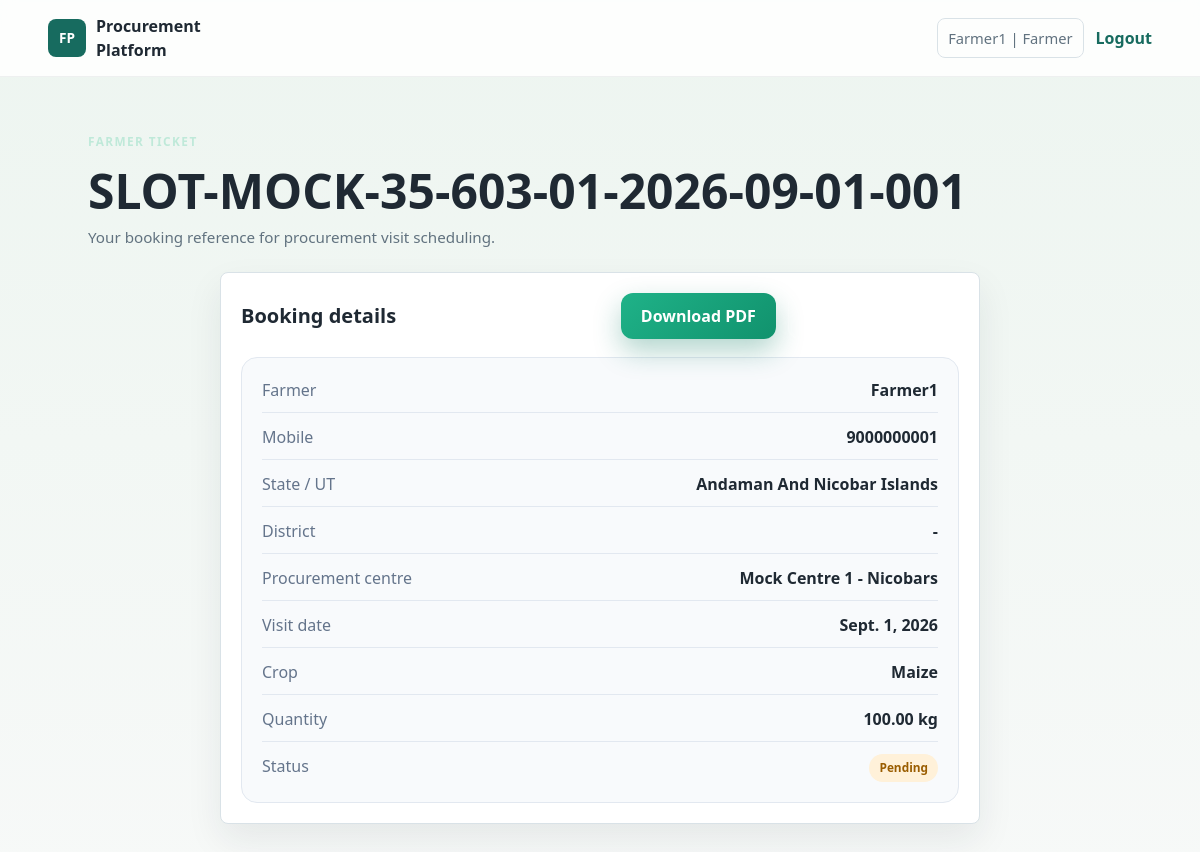
/procurement/booking/3/ticket/ (signed in), run on the app's committed database.
### accounts/models.py (models this page shows, shortened)
class User(AbstractBaseUser, PermissionsMixin):
    class Role(models.TextChoices):
        FARMER = "farmer", "Farmer"
        STAFF = "staff", "Procurement Centre Staff"
        ADMIN = "admin", "Administrator"
    mobile = models.CharField(max_length=15, unique=True)
    first_name = models.CharField(max_length=50, blank=True, default="")
    last_name = models.CharField(max_length=50, blank=True, default="")
    role = models.CharField(max_length=20, choices=Role.choices, default=Role.FARMER)
    is_active = models.BooleanField(default=True)
    is_staff = models.BooleanField(default=False)
    date_joined = models.DateTimeField(default=timezone.now)
    objects = UserManager()
    USERNAME_FIELD = "mobile"
    REQUIRED_FIELDS = []
    @property
    def full_name(self):
        names = [self.first_name, self.last_name]
        return " ".join(part for part in names if part).strip() or self.mobile

### procurement/models.py (models this page shows, shortened)
class TimeStampedModel(models.Model):
    created_at = models.DateTimeField(default=timezone.now)
    updated_at = models.DateTimeField(auto_now=True)
    class Meta:
        abstract = True

class ProcurementRequest(TimeStampedModel):
    class Status(models.TextChoices):
        PENDING = "pending", "Pending"
        ALLOCATED = "allocated", "Allocated"
        VERIFIED = "verified", "Verified"
        COMPLETED = "completed", "Completed"
    farmer = models.ForeignKey(
        settings.AUTH_USER_MODEL,
        on_delete=models.CASCADE,
        related_name="procurement_requests",
    )
    district = models.ForeignKey(
        District,
        on_delete=models.PROTECT,
        related_name="procurement_requests",
        null=True,
        blank=True,
    )
    centre = models.ForeignKey(
        "ProcurementCentre",
        on_delete=models.PROTECT,
        related_name="procurement_requests",
        null=True,
        blank=True,
    )
    crop = models.CharField(max_length=100)
    quantity = models.DecimalField(max_digits=10, decimal_places=2)
    preferred_date = models.DateField()
    ticket_number = models.PositiveIntegerField(null=True, blank=True, db_index=True)
    status = models.CharField(max_length=20, choices=Status.choices, default=Status.PENDING)
    class Meta:
        ordering = ["-created_at"]
        indexes = [models.Index(fields=["status", "preferred_date"])]
        constraints = [
            models.UniqueConstraint(fields=["centre", "preferred_date", "ticket_number"], name="unique_centre_date_ticket"),
        ]
    @property
    def state(self):
        if self.district_id:
            return self.district.state
        if self.centre_id:
            return self.centre.state
        return None
    @property
    def token_number(self):
        if self.ticket_number and self.preferred_date and self.centre_id:
            centre_code = getattr(self.centre, 'code', 'CENTRE')
            return f"SLOT-{centre_code}-{self.preferred_date.isoformat()}-{self.ticket_number:03d}"
        return f"FPR-{self.pk:04d}" if self.pk else "FPR-NEW"
    @property
    def scheduled_visit_date(self):
        return self.preferred_date

class ProcurementCentre(TimeStampedModel):
    code = models.CharField(max_length=50, unique=True, db_index=True)
    name = models.CharField(max_length=200)
    state = models.ForeignKey(State, on_delete=models.PROTECT, related_name="procurement_centres", null=True, blank=True)
    district = models.ForeignKey(District, on_delete=models.PROTECT, related_name="procurement_centres", null=True, blank=True)
    agency = models.CharField(max_length=150, blank=True, default="")
    crop = models.CharField(max_length=100, blank=True, default="")
    season = models.CharField(max_length=80, blank=True, default="")
    address = models.CharField(max_length=255, blank=True, default="")
    pincode = models.CharField(max_length=10, blank=True, default="")
    latitude = models.DecimalField(max_digits=9, decimal_places=6, null=True, blank=True)
    longitude = models.DecimalField(max_digits=9, decimal_places=6, null=True, blank=True)
    is_active = models.BooleanField(default=True)
    slots_per_day = models.PositiveIntegerField(null=True, blank=True, help_text="If set, maximum tickets per day for this centre. Null = unlimited")
    class Meta:
        ordering = ["state__name", "district__name", "name"]
        indexes = [
            models.Index(fields=["state", "district", "name"]),
            models.Index(fields=["state", "name"]),
            models.Index(fields=["code"]),
            models.Index(fields=["agency", "name"]),
        ]

class State(TimeStampedModel):
    name = models.CharField(max_length=150, unique=True)
    lgd_code = models.PositiveIntegerField(unique=True, db_index=True)
    is_active = models.BooleanField(default=True)
    class Meta:
        ordering = ["name"]
        indexes = [models.Index(fields=["name"])]
    def __str__(self):
        return self.name

### procurement/views.py (the view)
# urls.py: path("booking/<int:pk>/ticket/", FarmerTicketView.as_view(), name="farmer_ticket"),
class FarmerTicketView(RoleRequiredMixin, TemplateView):
    required_role = User.Role.FARMER
    template_name = "procurement/farmer_ticket.html"
    def get_context_data(self, pk, **kwargs):
        context = super().get_context_data(**kwargs)
        booking = get_object_or_404(
            ProcurementRequest.objects.select_related("farmer", "centre", "district__state"),
            pk=pk,
            farmer=self.request.user,
        )
        context["booking"] = booking
        return context

### procurement/views.py (called while the page is built)
    def dispatch(self, request, *args, **kwargs):
        if not request.user.is_authenticated:
            return self.handle_no_permission()
        if self.required_role and request.user.role != self.required_role:
            return redirect("accounts:dashboard")
        return super().dispatch(request, *args, **kwargs)

### procurement/templates/procurement/farmer_ticket.html (shortened to what this page needs)
{% extends "base.html" %}
{% block content %}
<section class="dashboard-head" aria-labelledby="ticket-title">
    <p class="eyebrow">Farmer ticket</p>
    <h1 id="ticket-title">{{ booking.token_number }}</h1>
    <p class="dashboard-subtitle">Your booking reference for procurement visit scheduling.</p>
</section>
<section class="work-panel" aria-labelledby="ticket-details-title" style="max-width: 760px; margin: 0 auto;">
    <div style="display:flex; justify-content:space-between; align-items:center; gap:12px; flex-wrap:wrap; margin-bottom:18px;">
        <h2 id="ticket-details-title" style="margin:0;">Booking details</h2>
        <div class="action-row">
            <a class="primary-button" href="{% url 'procurement:farmer_ticket_pdf' booking.pk %}">Download PDF</a>
            <a class="secondary-button" href="{% url 'procurement:farmer_booking_create' %}">Back to booking</a>
        </div>
    </div>
    <div style="display:grid; gap:12px; border:1px solid #e2e8f0; border-radius:16px; padding:20px; background:#f8fafc;">
        <div style="display:flex; justify-content:space-between; gap:16px; border-bottom:1px solid #e2e8f0; padding-bottom:10px;">
            <span style="color:#64748b;">Farmer</span>
            <strong>{{ booking.farmer.full_name|default:booking.farmer.mobile }}</strong>
        </div>
        <div style="display:flex; justify-content:space-between; gap:16px; border-bottom:1px solid #e2e8f0; padding-bottom:10px;">
            <span style="color:#64748b;">Mobile</span>
            <strong>{{ booking.farmer.mobile }}</strong>
        </div>
        <div style="display:flex; justify-content:space-between; gap:16px; border-bottom:1px solid #e2e8f0; padding-bottom:10px;">
            <span style="color:#64748b;">State / UT</span>
            <strong>{{ booking.state|default:"-" }}</strong>
        </div>
        <div style="display:flex; justify-content:space-between; gap:16px; border-bottom:1px solid #e2e8f0; padding-bottom:10px;">
            <span style="color:#64748b;">District</span>
            <strong>{{ booking.district|default:"-" }}</strong>
        </div>
        <div style="display:flex; justify-content:space-between; gap:16px; border-bottom:1px solid #e2e8f0; padding-bottom:10px;">
            <span style="color:#64748b;">Procurement centre</span>
            <strong>{{ booking.centre.name|default:"Waiting for assignment" }}</strong>
        </div>
        <div style="display:flex; justify-content:space-between; gap:16px; border-bottom:1px solid #e2e8f0; padding-bottom:10px;">
            <span style="color:#64748b;">Visit date</span>
            <strong>{{ booking.scheduled_visit_date }}</strong>
        </div>
        <div style="display:flex; justify-content:space-between; gap:16px; border-bottom:1px solid #e2e8f0; padding-bottom:10px;">
            <span style="color:#64748b;">Crop</span>
            <strong>{{ booking.crop }}</strong>
        </div>
        <div style="display:flex; justify-content:space-between; gap:16px; border-bottom:1px solid #e2e8f0; padding-bottom:10px;">
            <span style="color:#64748b;">Quantity</span>
            <strong>{{ booking.quantity }} kg</strong>
        </div>
        <div style="display:flex; justify-content:space-between; gap:16px;">
            <span style="color:#64748b;">Status</span>
            <span class="status-chip status-{{ booking.status }}">{{ booking.get_status_display }}</span>
        </div>
    </div>
</section>
{% endblock %}

### templates/base.html (shortened to what this page needs)
{% load static %}
<!doctype html>
<html lang="en">
<head>
    <link rel="stylesheet" href="{% static 'css/app.css' %}">
</head>
<body>
    <header class="topbar">
        <a class="brand" href="{% url 'home' %}">
            <span class="brand-mark">FP</span>
            <span>Procurement Platform</span>
        </a>
        <nav class="nav-actions" aria-label="Primary navigation">
            {% if user.is_authenticated %}
                <span class="user-pill">{{ user.full_name|default:user.mobile }} | {{ user.get_role_display }}</span>
                <form action="{% url 'accounts:logout' %}" method="post" class="logout-form">
                    <button type="submit" class="text-button">Logout</button>
                </form>
            {% else %}
                <a href="{% url 'accounts:farmer_login' %}">Farmer Login</a>
                <a class="nav-button" href="{% url 'accounts:farmer_register' %}">Register as Farmer</a>
            {% endif %}
        </nav>
    </header>
    <main class="page-shell">
        {% block content %}{% endblock %}
    </main>
</body>
</html>

### static/css/app.css (style rules this page uses)
:root { --page: #f5f7f4; --surface: #ffffff; --ink: #1f2933; --muted: #61727f; --line: #d9e2e7; --primary: #176b5f; --primary-dark: #0f4f46; --accent: #c58b1f; --blue: #315c99; --danger: #b42318; --shadow: 0 16px 36px rgba(31, 41, 51, 0.08); }
* { box-sizing: border-box; }
body { margin: 0; background: linear-gradient(180deg, #edf5f0 0%, #f7f9f8 100%); color: var(--ink); font-family: "Segoe UI", "Inter", Arial, sans-serif; line-height: 1.5; }
button, input, select { font: inherit; }
a { color: var(--primary); font-weight: 700; text-decoration: none; }
.topbar { align-items: center; background: rgba(255, 255, 255, 0.85); backdrop-filter: blur(8px); border-bottom: 1px solid rgba(15, 30, 45, 0.06); display: flex; gap: 24px; justify-content: space-between; min-height: 72px; padding: 14px clamp(16px, 4vw, 48px); position: sticky; top: 0; z-index: 30; }
.brand { align-items: center; color: var(--ink); display: inline-flex; gap: 10px; min-width: 0; }
.brand-mark { align-items: center; background: var(--primary); border-radius: 8px; color: #ffffff; display: inline-flex; flex: 0 0 38px; font-size: 0.85rem; font-weight: 800; height: 38px; justify-content: center; }
.nav-actions { align-items: center; display: flex; flex-wrap: wrap; gap: 12px; justify-content: flex-end; }
.nav-button, .primary-button, .text-button { border: 0; border-radius: 8px; cursor: pointer; display: inline-flex; font: inherit; font-weight: 800; justify-content: center; min-height: 42px; padding: 10px 16px; }
.nav-button, .primary-button { background: var(--primary); color: #ffffff; }
.text-button { background: transparent; color: var(--primary); padding-inline: 0; }
.logout-form { margin: 0; }
.user-pill { border: 1px solid var(--line); border-radius: 8px; color: var(--muted); font-size: 0.92rem; max-width: 100%; overflow-wrap: anywhere; padding: 8px 10px; }
.page-shell { margin: 0 auto; max-width: 1120px; padding: clamp(24px, 5vw, 56px) clamp(16px, 4vw, 48px); }
.auth-panel, .work-panel, .metric-card { background: var(--surface); border: 1px solid var(--line); border-radius: 8px; box-shadow: var(--shadow); }
.eyebrow { color: var(--accent); font-size: 0.78rem; font-weight: 800; letter-spacing: 0; margin: 0 0 8px; text-transform: uppercase; }
h1, h2, p { margin-top: 0; }
h1 { font-size: clamp(2rem, 4vw, 3rem); line-height: 1.1; margin-bottom: 20px; }
h2 { font-size: 1.25rem; margin-bottom: 16px; }
.field-help, .field-error, .form-error, .auth-switch, .dashboard-subtitle, .metric-card p { color: var(--muted); font-size: 0.95rem; }
.dashboard-head { margin-bottom: 24px; }
.dashboard-head h1 { margin-bottom: 8px; }
.dashboard-subtitle { margin-bottom: 0; }
.work-panel { padding: 20px; }
.status-chip { border-radius: 999px; display: inline-block; font-size: 0.74rem; font-weight: 700; padding: 5px 10px; }
.status-pending { background: #fff1d9; color: #9a5d00; }
.action-row { display: flex; flex-wrap: wrap; gap: 12px; }
.eyebrow { color: #bfe9d9; font-size: 0.74rem; font-weight: 800; letter-spacing: 0.12em; margin-bottom: 14px; text-transform: uppercase; }
.primary-button, .secondary-button, .portal-link { border-radius: 12px; display: inline-flex; align-items: center; justify-content: center; font-weight: 800; min-height: 46px; padding: 0 20px; transition: transform 0.2s ease, box-shadow 0.2s ease, background 0.2s ease; }
.primary-button { background: linear-gradient(135deg, #1fb288, #11926d); border: 0; color: #ffffff; box-shadow: 0 12px 28px rgba(16, 124, 99, 0.32); }
.secondary-button { background: rgba(255, 255, 255, 0.08); border: 1px solid rgba(255, 255, 255, 0.18); color: #ffffff; }

### data on the page
User: full_name "Farmer1", role "Farmer"
ProcurementRequest: token_number "SLOT-MOCK-35-603-01-2026-09-01-001", farmer.full_name "Farmer1", farmer.mobile "9000000001", state "Andaman And Nicobar Islands", district "-", centre.name "Mock Centre 1 - Nicobars", scheduled_visit_date "Sept. 1, 2026", crop "Maize", quantity "100.00", status "Pending"
